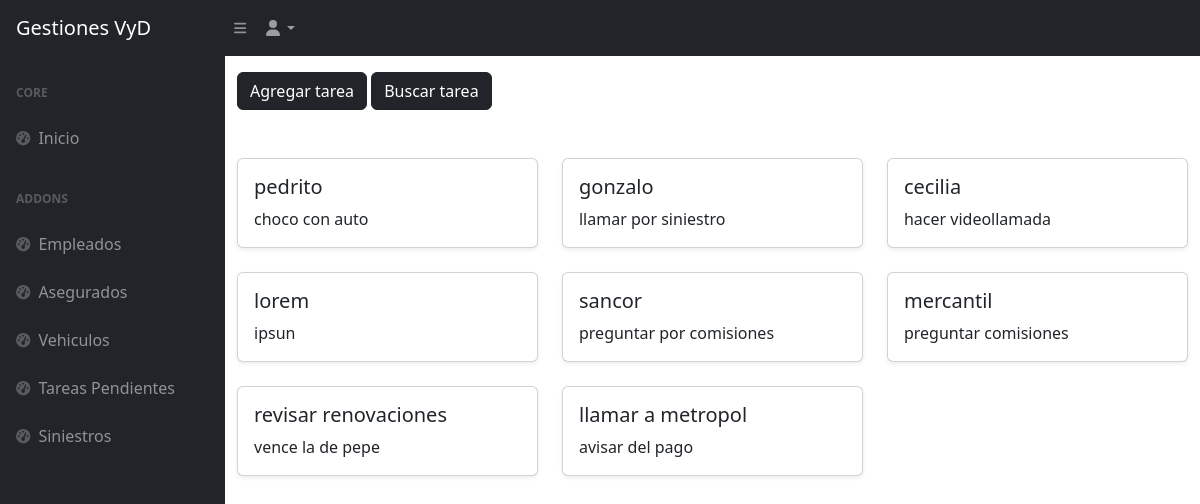
Page /tareas/ on the committed database.
### appseguros/models.py (models this page shows)
class Tarea(models.Model):
    titulo = models.CharField(max_length=50)
    subtitulo = models.CharField(max_length=5000)

### appseguros/views.py (the view)
# urls.py: path('tareas/', tareas, name="tareas"),
def tareas(request):
    tareas = Tarea.objects.all()  # Obtiene todas las tareas
    return render(request, 'appseguros/tareas.html', {'tareas': tareas})

### appseguros/templates/appseguros/tareas.html (shortened to what this page needs)
{% extends 'appseguros/base.html' %}
{% block contenidoQueCambia %}
<div class="container pt-3">
    <a href="{% url 'tareaFormulario' %}" class="btn btn-dark">Agregar tarea</a>
    <a href="{% url 'busquedaTarea' %}" class="btn btn-dark">Buscar tarea</a>
</div>
<div class="container mt-5">
    <div class="row">
        {% for tarea in tareas %}
        <div class="col-md-4">
            <div class="card mb-4 shadow-sm">
                <div class="card-body">
                    <h5 class="card-title">{{ tarea.titulo }}</h5>
                    <p class="card-text">{{ tarea.subtitulo }}</p>
                </div>
            </div>
        </div>
        {% endfor %}
    </div>
</div>
{% endblock  %}

### rows in the picture
Tarea: titulo "pedrito", subtitulo "choco con auto"
Tarea: titulo "gonzalo", subtitulo "llamar por siniestro"
Tarea: titulo "cecilia", subtitulo "hacer videollamada"
Tarea: titulo "lorem", subtitulo "ipsun"
Tarea: titulo "sancor", subtitulo "preguntar por comisiones"
Tarea: titulo "mercantil", subtitulo "preguntar comisiones"
Tarea: titulo "revisar renovaciones", subtitulo "vence la de pepe"
Tarea: titulo "llamar a metropol", subtitulo "avisar del pago"
